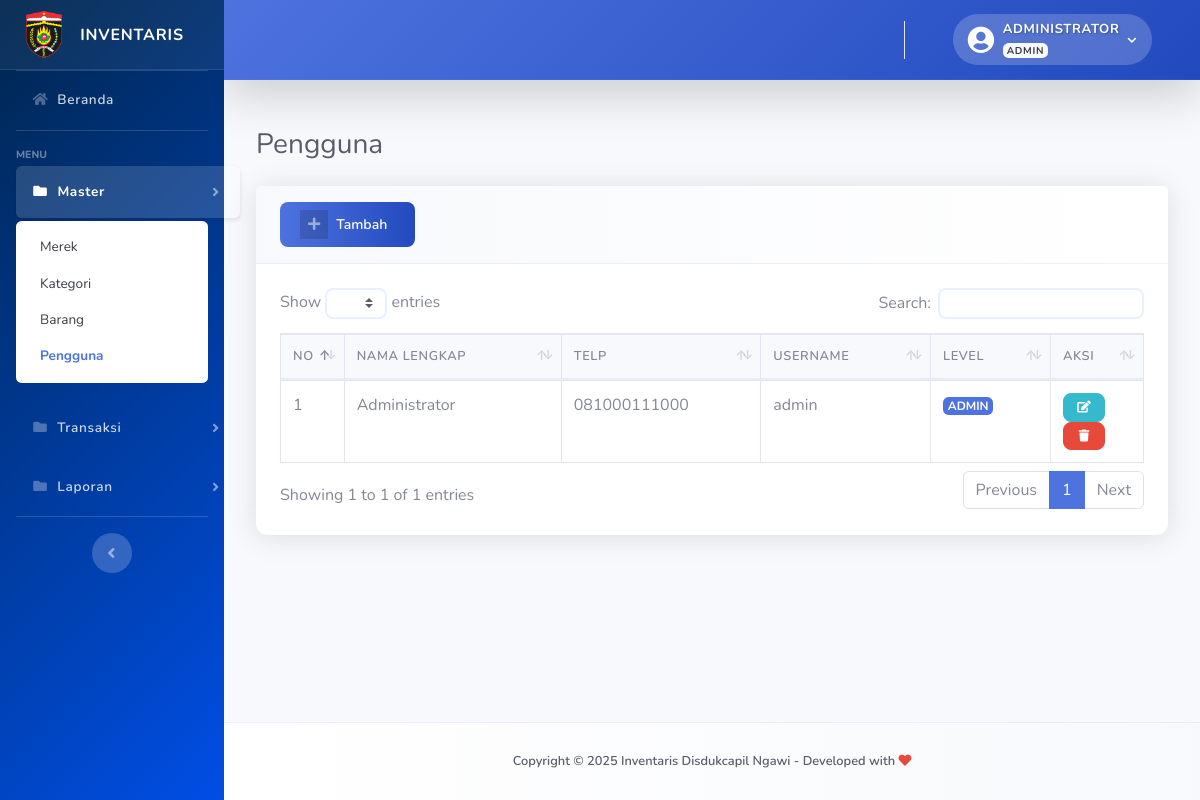
The page /?pengguna (signed in) on the database as committed earlier.
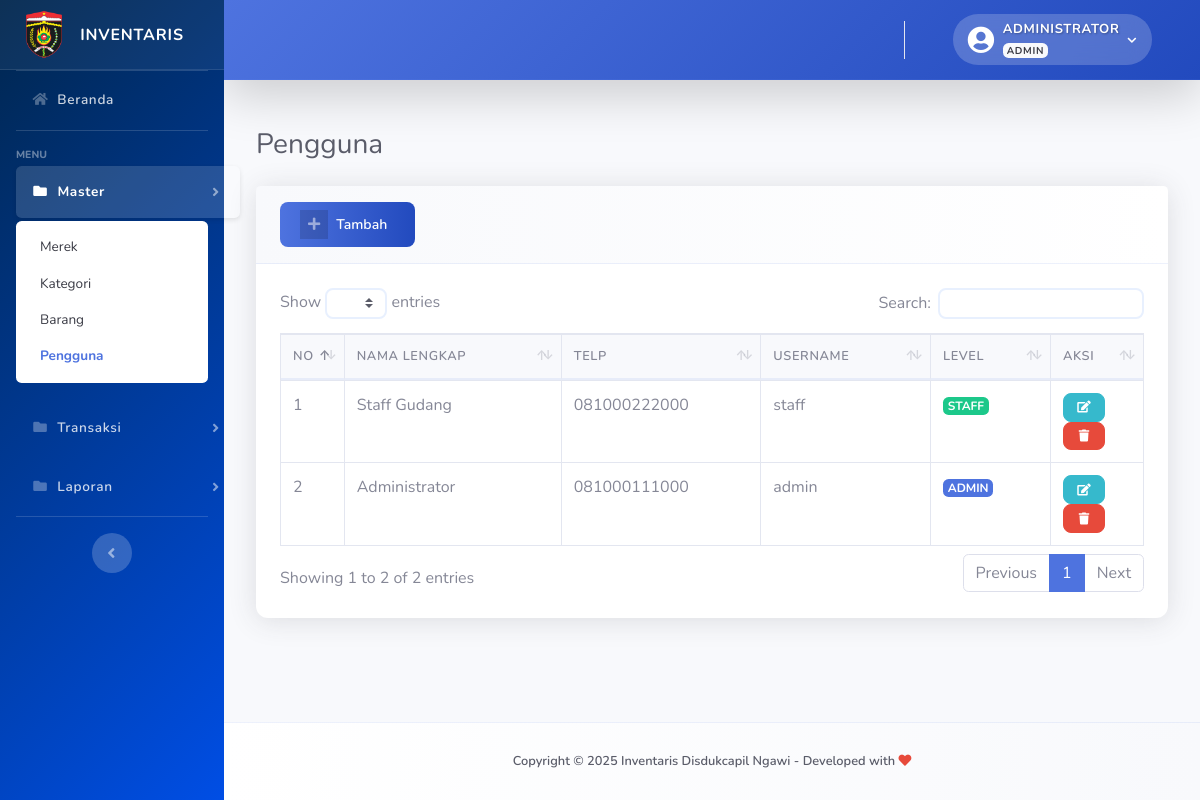
The same page on the database as committed later.
### tables this page shows
CREATE TABLE `users` (
  `id_users` int(5) NOT NULL,
  `nama` varchar(50) NOT NULL,
  `no_hp` varchar(15) NOT NULL,
  `username` varchar(20) NOT NULL,
  `password` varchar(255) NOT NULL,
  `level` enum('admin','staff') NOT NULL
);

### config/function.php (called while the page is built, shortened)
<?php
function encrypt($str) {
return base64_encode($str);
}
function base_url(){
    $base_url= ((isset($_SERVER['HTTPS']) && $_SERVER['HTTPS'] == "on") ? "https" : "http");
    $base_url.= "://".$_SERVER['HTTP_HOST'];
    $base_url.= str_replace(basename($_SERVER['SCRIPT_NAME']),"",$_SERVER['SCRIPT_NAME']);
    return $base_url;
}
?>

### views/master/pengguna.php (the view, shortened to what this page needs)
<div class="container-fluid">
    <div class="d-sm-flex align-items-center justify-content-between mb-4">
        <h1 class="h3 mb-0 text-gray-800">Pengguna</h1>
    </div>
    <div class="card shadow mb-4">
        <div class="card-header py-3">
            <a href="#" class="btn btn-primary btn-icon-split btn-sm" data-toggle="modal" data-target="#penggunaModal"
                onclick="submit('add')">
                <span class="icon text-white-50">
                    <i class="fas fa-plus"></i>
                </span>
                <span class="text">Tambah</span>
            </a>
        </div>
        <div class="card-body">
            <div class="table-responsive">
                <table class="table table-bordered table-hover" id="dataTable" width="100%" cellspacing="0">
                    <thead>
                        <tr>
                            <th width="20">NO</th>
                            <th>NAMA LENGKAP</th>
                            <th>TELP</th>
                            <th>USERNAME</th>
                            <th>LEVEL</th>
                            <th width="50">AKSI</th>
                        </tr>
                    </thead>
                    <tbody>
                        <?php
                        $n=1;
                        $query = mysqli_query($con,"SELECT * FROM users ORDER BY id_users DESC")or die(mysqli_error($con));
                        while($row = mysqli_fetch_array($query)):
                        ?>
                        <tr>
                            <td><?= $n++; ?></td>
                            <td><?= $row['nama']; ?></td>
                            <td><?= $row['no_hp']; ?></td>
                            <td><?= $row['username']; ?></td>
                            <td><span class="badge badge-<?=$row['level']=='admin'?'primary':'success';?>"><?= strtoupper($row['level']); ?></span></td>
                            <td>
                                <a href="#penggunaModal" data-toggle="modal" onclick="submit(<?=$row['id_users'];?>)"
                                    class="btn btn-sm btn-circle btn-info"><i class="fas fa-edit"></i></a>
                                <a href="<?=base_url();?>/process/users.php?act=<?=encrypt('delete');?>&id=<?=encrypt($row['id_users']);?>"
                                    class="btn btn-sm btn-circle btn-danger btn-hapus"><i class="fas fa-trash"></i></a>
                            </td>
                        </tr>
                        <?php endwhile; ?>
                    </tbody>
                </table>
            </div>
        </div>
    </div>
</div>

### index.php (shortened to what this page needs)
<?php
if($_SESSION['username']=="" && $_SESSION['level']==""):
    header("Location:".$base_url."login.php");
else:
    include('config/header.php');
?>
<body id="page-top">
    <div id="wrapper">
        <?php include "config/page.php"; ?>
        <?php include "config/sidebar.php"; ?>
        <div id="content-wrapper" class="d-flex flex-column">
            <div id="content">
                <?php include "config/topbar.php"; ?>
                <?php include ($views); ?>
            </div>
            <footer class="sticky-footer">
                <div class="container my-auto">
                    <div class="copyright text-center my-auto">
                        <span>Copyright &copy; <?= date('Y'); ?> Inventaris Disdukcapil Ngawi - Developed with <i class="fas fa-heart text-danger"></i></span>
                    </div>
                </div>
            </footer>
        </div>
    </div>
    <?php include "config/footer.php"; ?>
    <?php endif;?>

### config/header.php (shortened to what this page needs)
<?php include "config/function.php"; ?>
<!DOCTYPE html>
<html lang="en">
<head>
    <link href="<?=base_url();?>assets/vendor/fontawesome-free/css/all.min.css" rel="stylesheet" type="text/css">
    <link href="<?=base_url();?>assets/css/sb-admin-2.min.css" rel="stylesheet">
    <link href="<?=base_url();?>assets/vendor/select2/css/select2.min.css" rel="stylesheet" />
    <link href="<?=base_url();?>assets/vendor/datatables/dataTables.bootstrap4.min.css" rel="stylesheet">
    <link href="<?=base_url();?>assets/css/custom-style.css" rel="stylesheet">
</head>

### config/sidebar.php (shortened to what this page needs)
<ul class="navbar-nav bg-gradient-primary sidebar sidebar-dark accordion" id="accordionSidebar">
    <?php if(!isset($home)): ?>
    <a class="sidebar-brand d-flex align-items-center justify-content-center" href="?#">
        <div class="sidebar-brand-icon">
            <img src="<?=base_url();?>assets/img/dispenduk.png" alt="Logo" style="width: 40px; height: auto;">
        </div>
        <div class="sidebar-brand-text mx-3">INVENTARIS</div>
    </a>
    <?php else: ?>
    <div style="height: 70px;"></div>
    <?php endif; ?>
    <hr class="sidebar-divider my-0">
    <li class="nav-item <?=isset($home)?'active':'';?>">
        <a class="nav-link" href="?#">
            <i class="fas fa-fw fa-home"></i>
            <span>Beranda</span></a>
    </li>
    <hr class="sidebar-divider">
    <div class="sidebar-heading">
        Menu
    </div>
    <li class="nav-item <?=isset($master)?'active':'';?>">
        <a class="nav-link collapsed" href="#" data-toggle="collapse" data-target="#master" aria-expanded="true"
            aria-controls="master">
            <i class="fas fa-fw fa-folder"></i>
            <span>Master</span>
        </a>
        <div id="master" class="collapse <?=isset($master)?'show':'';?>" aria-labelledby="headingTwo"
            data-parent="#accordionSidebar">
            <div class="bg-white py-2 collapse-inner rounded">
                <a class="collapse-item <?=isset($merek)?'active':'';?>" href="?merek">Merek</a>
                <a class="collapse-item <?=isset($kategori)?'active':'';?>" href="?kategori">Kategori</a>
                <a class="collapse-item <?=isset($barang)?'active':'';?>" href="?barang">Barang</a>
                <?php if($_SESSION['level']=='admin'):?>
                <a class="collapse-item <?=isset($pengguna)?'active':'';?>" href="?pengguna">Pengguna</a>
                <?php endif; ?>
            </div>
        </div>
    </li>
    <li class="nav-item <?=isset($transaksi)?'active':'';?>">
        <a class="nav-link collapsed" href="#" data-toggle="collapse" data-target="#transaksi" aria-expanded="true"
            aria-controls="transaksi">
            <i class="fas fa-fw fa-folder"></i>
            <span>Transaksi</span>
        </a>
    </li>
    <li class="nav-item <?=isset($laporan)?'active':'';?>">
        <a class="nav-link collapsed" href="#" data-toggle="collapse" data-target="#laporan" aria-expanded="true"
            aria-controls="laporan">
            <i class="fas fa-fw fa-folder"></i>
            <span>Laporan</span>
        </a>
    </li>
    <hr class="sidebar-divider d-none d-md-block">
    <div class="text-center d-none d-md-inline">
        <button class="rounded-circle border-0" id="sidebarToggle"></button>
    </div>
</ul>

### config/topbar.php (shortened to what this page needs)
<nav class="navbar navbar-expand navbar-light topbar mb-4 static-top shadow-lg" style="background: linear-gradient(135deg, #4e73df 0%, #224abe 100%);">
    <ul class="navbar-nav ml-auto">
        <li class="nav-item dropdown no-arrow">
            <a class="nav-link dropdown-toggle" href="#" id="userDropdown" role="button" data-toggle="dropdown"
                aria-haspopup="true" aria-expanded="false">
                <div class="d-flex align-items-center" style="background: rgba(255,255,255,0.2); padding: 5px 15px; border-radius: 25px; backdrop-filter: blur(10px);">
                    <i class="fas fa-user-circle fa-2x text-white mr-2"></i>
                    <div class="d-none d-lg-block text-left">
                        <span class="text-white font-weight-bold" style="font-size: 13px; text-shadow: 1px 1px 2px rgba(0,0,0,0.3);">
                            <?= strtoupper($_SESSION['fullname']); ?>
                        </span>
                        <br>
                        <span class="badge badge-light" style="font-size: 10px; text-transform: uppercase;">
                            <?= $_SESSION['level']; ?>
                        </span>
                    </div>
                    <i class="fas fa-chevron-down text-white ml-2" style="font-size: 10px;"></i>
                </div>
            </a>
        </li>
    </ul>
</nav>

### config/footer.php (shortened to what this page needs)
</body>
</html>

### assets/css/custom-style.css (style rules this page uses)
:root { --primary-blue: #1a75ff; --dark-blue: #004ee5; --light-blue: #e6f0ff; --accent-blue: #00264d; --pure-white: #ffffff; --off-white: #f8f9fc; --light-gray: #f0f2f8; --dark-gray: #2c3e50; --black: #1a1a1a; }
.sidebar { background: linear-gradient(135deg, var(--accent-blue) 0%, var(--dark-blue) 100%); box-shadow: 0 0.15rem 1.75rem 0 rgba(0, 0, 0, 0.15); }
.sidebar-brand { padding: 1.5rem 1rem; background: rgba(255, 255, 255, 0.05); border-bottom: 1px solid rgba(255, 255, 255, 0.1); }
.sidebar-brand-text { font-weight: 700; letter-spacing: 0.05em; }
.nav-item .nav-link { padding: 1rem 1.5rem; font-size: 0.85rem; font-weight: 600; letter-spacing: 0.05em; border-radius: 0.35rem; margin: 0.2rem 1rem; transition: all 0.3s ease; }
.nav-item.active .nav-link { background: rgba(255, 255, 255, 0.15); box-shadow: 0 2px 5px rgba(0, 0, 0, 0.1); }
.topbar { background: linear-gradient(to right, #ffffff, #f8f9fc); border-bottom: 1px solid rgba(78, 115, 223, 0.1); }
.topbar .nav-item .nav-link { padding: 0.75rem 1rem; font-weight: 600; }
.container-fluid { padding: 1.5rem 2rem; }
.card { border: none; border-radius: 0.75rem; box-shadow: 0 0.15rem 1.75rem 0 rgba(58, 59, 69, 0.1); transition: all 0.3s ease; }
.card-header { background: linear-gradient(to right, #f8f9fc, #ffffff); border-bottom: 1px solid rgba(78, 115, 223, 0.1); padding: 1.25rem 1.5rem; }
.table thead th { background: #f8f9fc; border-bottom: 2px solid rgba(78, 115, 223, 0.1); font-weight: 600; text-transform: uppercase; font-size: 0.8rem; letter-spacing: 0.05em; }
.btn { font-weight: 600; padding: 0.5rem 1.25rem; border-radius: 0.5rem; transition: all 0.3s ease; }
.btn-primary { background: linear-gradient(to right, #4e73df, #224abe); border: none; }
.sticky-footer { padding: 2rem 0; background: linear-gradient(to right, #ffffff, #f8f9fc); border-top: 1px solid rgba(78, 115, 223, 0.1); }
.copyright { font-weight: 600; color: #5a5c69; }
.card-body { padding: 1.5rem; }
.fa-fw { margin-right: 0.5rem; }

### config/header.php (style rules this page uses)
.topbar { min-height: 80px; }

Rows that differ between the two databases and show on the page:
added users: nama "Staff Gudang", no_hp "081000222000", username "staff", level "STAFF"
Other text that changed with them:
text written by a page script: "Show entries Search: Showing 1 to 1 of 1 entries Previous 1 Next" → "Show entries Search: Showing 1 to 2 of 2 entries Previous 1 Next"
